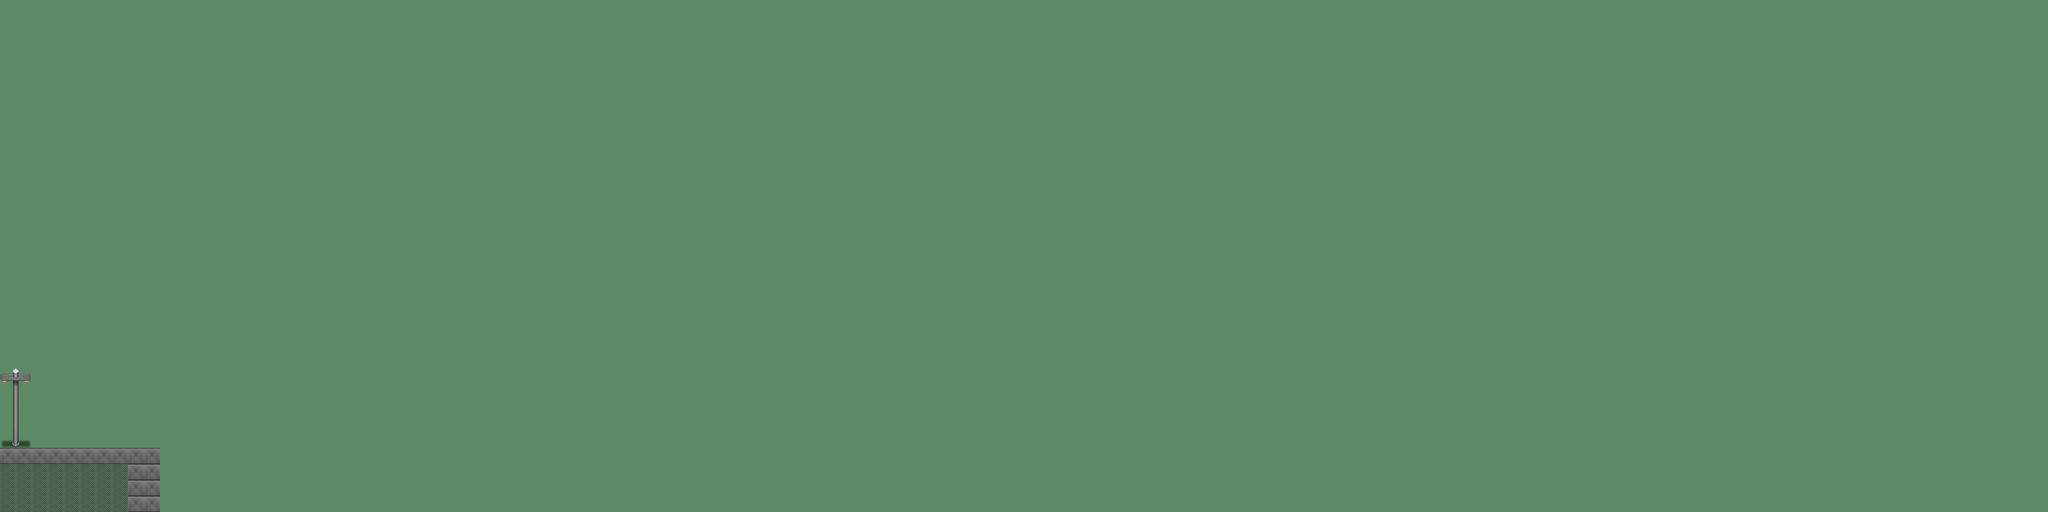

The image is a tile-based game level rendered from a .tmx file. Its description and source (layers, tilesets, objects; grid data summarised) follow:
An orthogonal 128x32 tile map with 32x32 px tiles, 1 tile layer (Tile Layer 1), 3 tilesets and 1 object.

<map version="1.9" tiledversion="1.9.2" orientation="orthogonal" renderorder="right-down" width="128" height="32" tilewidth="32" tileheight="32" infinite="0" backgroundcolor="#5d8a66" nextlayerid="5" nextobjectid="4">
 <tileset firstgid="1" source="street-1-1.tsx" />
 <tileset firstgid="257" source="streets-tilee-v2.tsx" />
 <tileset firstgid="513" source="neotiles.tsx" />
 <layer id="1" name="Tile Layer 1" width="128" height="32">
  <data>[4096 cells, 50 non-empty, 12 distinct tile ids]</data>
 </layer>
 <objectgroup id="4" name="collisionLayer">
  <object id="3" x="0" y="896" width="320" height="128" />
 </objectgroup>
</map>
